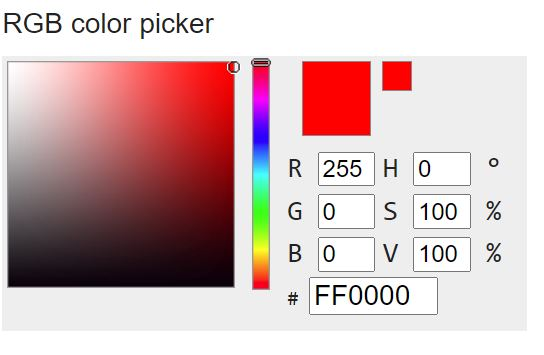
#> input picture images/Red.JPG, 544 x 355 px, found by its file name
$ python colorDetectionTest.py
#> lines starting #> are read from the running program, lines starting #| are printed output that depends on the picture; after the words box and inside, x2 and y2 are one past the last pixel; in counts of white or black regions, pixels touching at a corner belong together
#%%
import cv2 as cv
import sys
import numpy as np

# define an image using imread
img = cv.imread(cv.samples.findFile("images/Red.jpg"))
#> img is the input picture: shape (355, 544, 3); mean B, G, R 185.8, 184.7, 210.4

# check if image is loaded correctly
if img is None:
    sys.exit("Could not read the image")

# ----- color detection -----
# BGR colors
white = np.uint8([[[255, 255, 255]]])
blue = np.uint8([[[255, 0, 0]]])
green = np.uint8([[[0, 255, 0]]])
red = np.uint8([[[0, 0, 255]]])

# HSV colors
hsv_white = cv.cvtColor(white, cv.COLOR_BGR2HSV)
hsv_blue = cv.cvtColor(blue, cv.COLOR_BGR2HSV)
hsv_green = cv.cvtColor(green, cv.COLOR_BGR2HSV)
hsv_red =  cv.cvtColor(red, cv.COLOR_BGR2HSV)

# select color for detection
color_bgr = hsv_red

# convert BGR to HSV
hsv = cv.cvtColor(img, cv.COLOR_BGR2HSV)
#> hsv: shape (355, 544, 3); mean H, S, V 48.9, 49.4, 213

# generate HSV bounds
lower_bound = []
upper_bound = []

low_red = np.array([161, 155, 84])
high_red = np.array([179, 255, 255])


k = 0
while k <= 2:
    if k == 0:
        lb = color_bgr[0,0,k] - 10
        k += 1
    elif k > 0:
        lb = color_bgr[0,0,k] - 155
        k += 1
    lower_bound.append(lb)
k = 0
while k <= 2:
    if k == 0:
        ub = color_bgr[0,0,k] + 10
        k += 1
    elif k > 0:
        ub = color_bgr[0,0,k]
        k += 1

    upper_bound.append(ub)

lowerBound = np.array(lower_bound)
upperBound = np.array(upper_bound)

# mask image
maskImage = cv.inRange(hsv, lowerBound, upperBound)
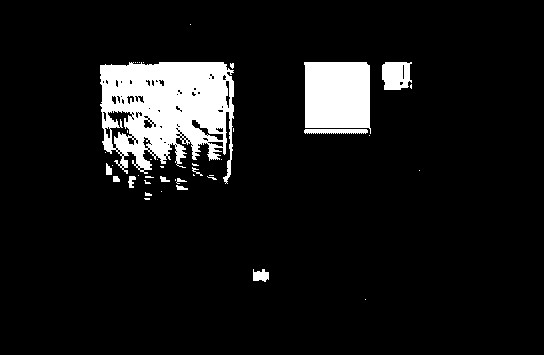
#> maskImage: shape (355, 544); 8.6% white; 41 white regions (28 under 20 px), largest, box (x1, y1, x2, y2) and area: (100, 62, 234, 184) 10796, (304, 62, 371, 134) 4292, (382, 62, 412, 90) 708

# combined image
combImage = cv.bitwise_and(img,img, mask= maskImage)
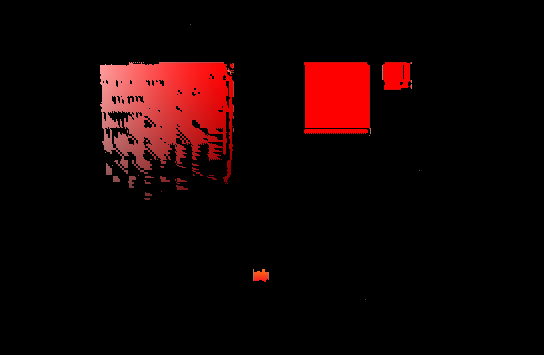
#> combImage: shape (355, 544, 3); mean B, G, R 3.6, 3.6, 19.6

# display image using imshow
cv.imshow("Original Image", img)
cv.imshow("Mask Image", maskImage)
cv.imshow('Resulting Image', combImage)
k = cv.waitKey(0)   # define waitkey with press key "k"
#> (key Esc is pressed here)
